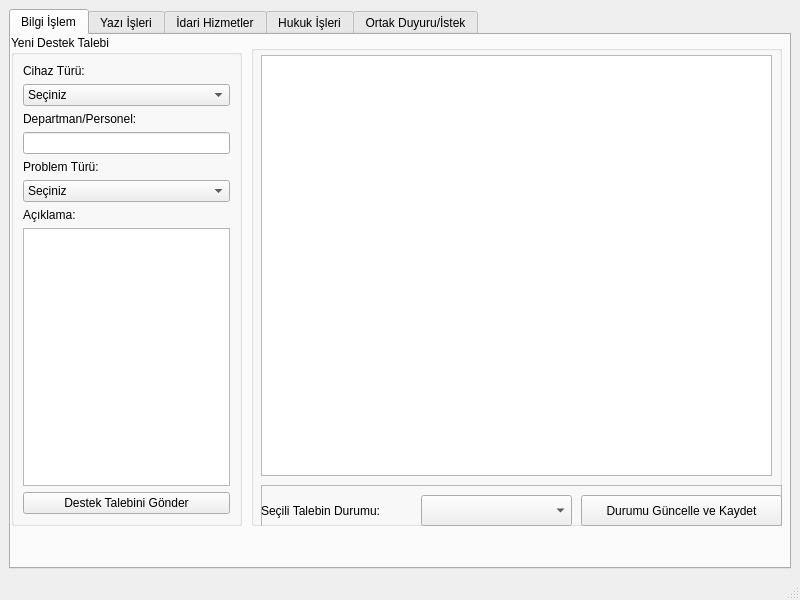
<?xml version="1.0" encoding="UTF-8"?>
<ui version="4.0">
 <class>MainWindow</class>
 <widget class="QMainWindow" name="MainWindow">
  <property name="geometry">
   <rect>
    <x>0</x>
    <y>0</y>
    <width>800</width>
    <height>600</height>
   </rect>
  </property>
  <property name="windowTitle">
   <string>MainWindow</string>
  </property>
  <widget class="QWidget" name="centralwidget">
   <layout class="QGridLayout" name="gridLayout">
    <item row="0" column="1">
     <widget class="QTabWidget" name="tabWidget">
      <property name="currentIndex">
       <number>0</number>
      </property>
      <widget class="QWidget" name="tab">
       <attribute name="title">
        <string>Bilgi İşlem</string>
       </attribute>
       <widget class="QGroupBox" name="groupBox">
        <property name="geometry">
         <rect>
          <x>0</x>
          <y>0</y>
          <width>231</width>
          <height>491</height>
         </rect>
        </property>
        <property name="title">
         <string>Yeni Destek Talebi</string>
        </property>
        <layout class="QVBoxLayout" name="verticalLayout">
         <item>
          <widget class="QLabel" name="label">
           <property name="text">
            <string>Cihaz Türü:</string>
           </property>
          </widget>
         </item>
         <item>
          <widget class="QComboBox" name="comboBox">
           <item>
            <property name="text">
             <string>Seçiniz</string>
            </property>
           </item>
           <item>
            <property name="text">
             <string>Masaüstü Bilgisayar </string>
            </property>
           </item>
           <item>
            <property name="text">
             <string>Dizüstü Bilgisayar </string>
            </property>
           </item>
           <item>
            <property name="text">
             <string>Yazıcı/Tarayıcı</string>
            </property>
           </item>
           <item>
            <property name="text">
             <string>Ağ/İnternet</string>
            </property>
           </item>
           <item>
            <property name="text">
             <string>Diğer</string>
            </property>
           </item>
          </widget>
         </item>
         <item>
          <widget class="QLabel" name="label_2">
           <property name="text">
            <string>Departman/Personel:</string>
           </property>
          </widget>
         </item>
         <item>
          <widget class="QLineEdit" name="lineEdit"/>
         </item>
         <item>
          <widget class="QLabel" name="label_3">
           <property name="text">
            <string>Problem Türü:</string>
           </property>
          </widget>
         </item>
         <item>
          <widget class="QComboBox" name="comboBox_2">
           <item>
            <property name="text">
             <string>Seçiniz</string>
            </property>
           </item>
           <item>
            <property name="text">
             <string>Yazılımsal Hata </string>
            </property>
           </item>
           <item>
            <property name="text">
             <string>Donanım Arızası</string>
            </property>
           </item>
           <item>
            <property name="text">
             <string>Bağlantı Sorunu </string>
            </property>
           </item>
           <item>
            <property name="text">
             <string>Kurulum Talebi</string>
            </property>
           </item>
           <item>
            <property name="text">
             <string>Diğer</string>
            </property>
           </item>
          </widget>
         </item>
         <item>
          <widget class="QLabel" name="label_4">
           <property name="text">
            <string>Açıklama:</string>
           </property>
          </widget>
         </item>
         <item>
          <widget class="QTextEdit" name="textEdit"/>
         </item>
         <item>
          <widget class="QPushButton" name="pushButton">
           <property name="text">
            <string>Destek Talebini Gönder</string>
           </property>
          </widget>
         </item>
        </layout>
       </widget>
       <widget class="QGroupBox" name="groupBox_2">
        <property name="geometry">
         <rect>
          <x>240</x>
          <y>10</y>
          <width>531</width>
          <height>481</height>
         </rect>
        </property>
        <property name="sizePolicy">
         <sizepolicy hsizetype="Expanding" vsizetype="Expanding">
          <horstretch>0</horstretch>
          <verstretch>0</verstretch>
         </sizepolicy>
        </property>
        <property name="title">
         <string/>
        </property>
        <widget class="QFrame" name="frame">
         <property name="geometry">
          <rect>
           <x>10</x>
           <y>440</y>
           <width>521</width>
           <height>51</height>
          </rect>
         </property>
         <property name="sizePolicy">
          <sizepolicy hsizetype="Expanding" vsizetype="Preferred">
           <horstretch>0</horstretch>
           <verstretch>0</verstretch>
          </sizepolicy>
         </property>
         <property name="frameShape">
          <enum>QFrame::Shape::StyledPanel</enum>
         </property>
         <property name="frameShadow">
          <enum>QFrame::Shadow::Raised</enum>
         </property>
         <widget class="QLabel" name="label_5">
          <property name="geometry">
           <rect>
            <x>0</x>
            <y>10</y>
            <width>151</width>
            <height>31</height>
           </rect>
          </property>
          <property name="text">
           <string>Seçili Talebin Durumu:</string>
          </property>
         </widget>
         <widget class="QComboBox" name="comboBox_3">
          <property name="geometry">
           <rect>
            <x>160</x>
            <y>10</y>
            <width>151</width>
            <height>31</height>
           </rect>
          </property>
         </widget>
         <widget class="QPushButton" name="pushButton_2">
          <property name="geometry">
           <rect>
            <x>320</x>
            <y>10</y>
            <width>201</width>
            <height>31</height>
           </rect>
          </property>
          <property name="text">
           <string>Durumu Güncelle ve Kaydet</string>
          </property>
         </widget>
        </widget>
        <widget class="QTableWidget" name="tableWidget">
         <property name="geometry">
          <rect>
           <x>10</x>
           <y>10</y>
           <width>511</width>
           <height>421</height>
          </rect>
         </property>
        </widget>
       </widget>
      </widget>
      <widget class="QWidget" name="tab_2">
       <attribute name="title">
        <string>Yazı İşleri</string>
       </attribute>
       <widget class="QGroupBox" name="groupBox_3">
        <property name="geometry">
         <rect>
          <x>0</x>
          <y>0</y>
          <width>231</width>
          <height>491</height>
         </rect>
        </property>
        <property name="title">
         <string>Yeni Destek Talebi</string>
        </property>
        <layout class="QVBoxLayout" name="verticalLayout_2">
         <item>
          <widget class="QLabel" name="label_6">
           <property name="text">
            <string>Konu:</string>
           </property>
          </widget>
         </item>
         <item>
          <widget class="QComboBox" name="comboBox_4">
           <item>
            <property name="text">
             <string>Seçiniz</string>
            </property>
           </item>
           <item>
            <property name="text">
             <string>Gelen/Giden Evrak Kaydı</string>
            </property>
           </item>
           <item>
            <property name="text">
             <string>Arşiv/Dosyalama Talebi</string>
            </property>
           </item>
           <item>
            <property name="text">
             <string>Resmi Yazışma İşlemleri</string>
            </property>
           </item>
           <item>
            <property name="text">
             <string>Tebligat/Posta İşlemleri</string>
            </property>
           </item>
           <item>
            <property name="text">
             <string>Diğer</string>
            </property>
           </item>
          </widget>
         </item>
         <item>
          <widget class="QLabel" name="label_7">
           <property name="text">
            <string>Departman/Personel:</string>
           </property>
          </widget>
         </item>
         <item>
          <widget class="QLineEdit" name="lineEdit_2"/>
         </item>
         <item>
          <widget class="QLabel" name="label_9">
           <property name="text">
            <string>Açıklama:</string>
           </property>
          </widget>
         </item>
         <item>
          <widget class="QTextEdit" name="textEdit_2"/>
         </item>
         <item>
          <widget class="QPushButton" name="pushButton_3">
           <property name="text">
            <string>Destek Talebini Gönder</string>
           </property>
          </widget>
         </item>
        </layout>
       </widget>
       <widget class="QGroupBox" name="groupBox_6">
        <property name="geometry">
         <rect>
          <x>240</x>
          <y>10</y>
          <width>531</width>
          <height>481</height>
         </rect>
        </property>
        <property name="sizePolicy">
         <sizepolicy hsizetype="Expanding" vsizetype="Expanding">
          <horstretch>0</horstretch>
          <verstretch>0</verstretch>
         </sizepolicy>
        </property>
        <property name="title">
         <string/>
        </property>
        <widget class="QFrame" name="frame_2">
         <property name="geometry">
          <rect>
           <x>10</x>
           <y>440</y>
           <width>521</width>
           <height>51</height>
          </rect>
         </property>
         <property name="sizePolicy">
          <sizepolicy hsizetype="Expanding" vsizetype="Preferred">
           <horstretch>0</horstretch>
           <verstretch>0</verstretch>
          </sizepolicy>
         </property>
         <property name="frameShape">
          <enum>QFrame::Shape::StyledPanel</enum>
         </property>
         <property name="frameShadow">
          <enum>QFrame::Shadow::Raised</enum>
         </property>
         <widget class="QLabel" name="label_15">
          <property name="geometry">
           <rect>
            <x>0</x>
            <y>10</y>
            <width>151</width>
            <height>31</height>
           </rect>
          </property>
          <property name="text">
           <string>Seçili Talebin Durumu:</string>
          </property>
         </widget>
         <widget class="QComboBox" name="comboBox_7">
          <property name="geometry">
           <rect>
            <x>160</x>
            <y>10</y>
            <width>151</width>
            <height>31</height>
           </rect>
          </property>
         </widget>
         <widget class="QPushButton" name="pushButton_6">
          <property name="geometry">
           <rect>
            <x>320</x>
            <y>10</y>
            <width>201</width>
            <height>31</height>
           </rect>
          </property>
          <property name="text">
           <string>Durumu Güncelle ve Kaydet</string>
          </property>
         </widget>
        </widget>
        <widget class="QTableWidget" name="tableWidget_2">
         <property name="geometry">
          <rect>
           <x>10</x>
           <y>10</y>
           <width>511</width>
           <height>421</height>
          </rect>
         </property>
        </widget>
       </widget>
      </widget>
      <widget class="QWidget" name="tab_3">
       <attribute name="title">
        <string>İdari Hizmetler</string>
       </attribute>
       <widget class="QGroupBox" name="groupBox_4">
        <property name="geometry">
         <rect>
          <x>0</x>
          <y>0</y>
          <width>231</width>
          <height>491</height>
         </rect>
        </property>
        <property name="title">
         <string>Yeni Destek Talebi</string>
        </property>
        <layout class="QVBoxLayout" name="verticalLayout_3">
         <item>
          <widget class="QLabel" name="label_8">
           <property name="text">
            <string>Konu:</string>
           </property>
          </widget>
         </item>
         <item>
          <widget class="QComboBox" name="comboBox_5">
           <item>
            <property name="text">
             <string>Seçiniz</string>
            </property>
           </item>
           <item>
            <property name="text">
             <string>Teknik Bakım/Onarım</string>
            </property>
           </item>
           <item>
            <property name="text">
             <string>Sarf Malzeme/Kırtasiye Talebi</string>
            </property>
           </item>
           <item>
            <property name="text">
             <string>Temizlik /Hijyen Talepleri</string>
            </property>
           </item>
           <item>
            <property name="text">
             <string>Demirbaş/Ofis Mobilyası Talebi</string>
            </property>
           </item>
           <item>
            <property name="text">
             <string>Lojistik/Taşıma İşlemleri</string>
            </property>
           </item>
           <item>
            <property name="text">
             <string>Yemekhane/ Kafeterya Hizmetleri</string>
            </property>
           </item>
           <item>
            <property name="text">
             <string>Resmi Araç/Şoför Talebi</string>
            </property>
           </item>
           <item>
            <property name="text">
             <string>Güvenlik/Kartlı Geçiş Sistemleri</string>
            </property>
           </item>
           <item>
            <property name="text">
             <string>Toplantı/Konferans Salonu Rezervasyonu</string>
            </property>
           </item>
           <item>
            <property name="text">
             <string>Diğer</string>
            </property>
           </item>
          </widget>
         </item>
         <item>
          <widget class="QLabel" name="label_10">
           <property name="text">
            <string>Departman/Personel:</string>
           </property>
          </widget>
         </item>
         <item>
          <widget class="QLineEdit" name="lineEdit_3"/>
         </item>
         <item>
          <widget class="QLabel" name="label_11">
           <property name="text">
            <string>Açıklama:</string>
           </property>
          </widget>
         </item>
         <item>
          <widget class="QTextEdit" name="textEdit_3"/>
         </item>
         <item>
          <widget class="QPushButton" name="pushButton_4">
           <property name="text">
            <string>Destek Talebini Gönder</string>
           </property>
          </widget>
         </item>
        </layout>
       </widget>
       <widget class="QGroupBox" name="groupBox_7">
        <property name="geometry">
         <rect>
          <x>240</x>
          <y>10</y>
          <width>531</width>
          <height>481</height>
         </rect>
        </property>
        <property name="sizePolicy">
         <sizepolicy hsizetype="Expanding" vsizetype="Expanding">
          <horstretch>0</horstretch>
          <verstretch>0</verstretch>
         </sizepolicy>
        </property>
        <property name="title">
         <string/>
        </property>
        <widget class="QFrame" name="frame_3">
         <property name="geometry">
          <rect>
           <x>10</x>
           <y>440</y>
           <width>521</width>
           <height>51</height>
          </rect>
         </property>
         <property name="sizePolicy">
          <sizepolicy hsizetype="Expanding" vsizetype="Preferred">
           <horstretch>0</horstretch>
           <verstretch>0</verstretch>
          </sizepolicy>
         </property>
         <property name="frameShape">
          <enum>QFrame::Shape::StyledPanel</enum>
         </property>
         <property name="frameShadow">
          <enum>QFrame::Shadow::Raised</enum>
         </property>
         <widget class="QLabel" name="label_16">
          <property name="geometry">
           <rect>
            <x>0</x>
            <y>10</y>
            <width>151</width>
            <height>31</height>
           </rect>
          </property>
          <property name="text">
           <string>Seçili Talebin Durumu:</string>
          </property>
         </widget>
         <widget class="QComboBox" name="comboBox_8">
          <property name="geometry">
           <rect>
            <x>160</x>
            <y>10</y>
            <width>151</width>
            <height>31</height>
           </rect>
          </property>
         </widget>
         <widget class="QPushButton" name="pushButton_7">
          <property name="geometry">
           <rect>
            <x>320</x>
            <y>10</y>
            <width>201</width>
            <height>31</height>
           </rect>
          </property>
          <property name="text">
           <string>Durumu Güncelle ve Kaydet</string>
          </property>
         </widget>
        </widget>
        <widget class="QTableWidget" name="tableWidget_3">
         <property name="geometry">
          <rect>
           <x>10</x>
           <y>10</y>
           <width>511</width>
           <height>421</height>
          </rect>
         </property>
        </widget>
       </widget>
      </widget>
      <widget class="QWidget" name="tab_4">
       <attribute name="title">
        <string>Hukuk İşleri</string>
       </attribute>
       <widget class="QGroupBox" name="groupBox_5">
        <property name="geometry">
         <rect>
          <x>0</x>
          <y>0</y>
          <width>231</width>
          <height>491</height>
         </rect>
        </property>
        <property name="title">
         <string>Yeni Destek Talebi</string>
        </property>
        <layout class="QVBoxLayout" name="verticalLayout_4">
         <item>
          <widget class="QLabel" name="label_12">
           <property name="text">
            <string>Konu:</string>
           </property>
          </widget>
         </item>
         <item>
          <widget class="QComboBox" name="comboBox_6">
           <item>
            <property name="text">
             <string>Seçiniz</string>
            </property>
           </item>
           <item>
            <property name="text">
             <string>Hukuki Mütalaa/Görüş Talebi </string>
            </property>
           </item>
           <item>
            <property name="text">
             <string>Dava İtiraz/Savunma  Hazırlığı</string>
            </property>
           </item>
           <item>
            <property name="text">
             <string>Sözleşme /Protokol İncelemesi </string>
            </property>
           </item>
           <item>
            <property name="text">
             <string>İdari Soruşturma/İnceleme</string>
            </property>
           </item>
           <item>
            <property name="text">
             <string>Mevzuat/Yönetmelik Değişikliği</string>
            </property>
           </item>
           <item>
            <property name="text">
             <string>Diğer </string>
            </property>
           </item>
          </widget>
         </item>
         <item>
          <widget class="QLabel" name="label_13">
           <property name="text">
            <string>Departman/Personel:</string>
           </property>
          </widget>
         </item>
         <item>
          <widget class="QLineEdit" name="lineEdit_4"/>
         </item>
         <item>
          <widget class="QLabel" name="label_14">
           <property name="text">
            <string>Açıklama:</string>
           </property>
          </widget>
         </item>
         <item>
          <widget class="QTextEdit" name="textEdit_4"/>
         </item>
         <item>
          <widget class="QPushButton" name="pushButton_5">
           <property name="text">
            <string>Destek Talebini Gönder</string>
           </property>
          </widget>
         </item>
        </layout>
       </widget>
       <widget class="QGroupBox" name="groupBox_8">
        <property name="geometry">
         <rect>
          <x>240</x>
          <y>10</y>
          <width>531</width>
          <height>481</height>
         </rect>
        </property>
        <property name="sizePolicy">
         <sizepolicy hsizetype="Expanding" vsizetype="Expanding">
          <horstretch>0</horstretch>
          <verstretch>0</verstretch>
         </sizepolicy>
        </property>
        <property name="title">
         <string/>
        </property>
        <widget class="QFrame" name="frame_4">
         <property name="geometry">
          <rect>
           <x>10</x>
           <y>440</y>
           <width>521</width>
           <height>51</height>
          </rect>
         </property>
         <property name="sizePolicy">
          <sizepolicy hsizetype="Expanding" vsizetype="Preferred">
           <horstretch>0</horstretch>
           <verstretch>0</verstretch>
          </sizepolicy>
         </property>
         <property name="frameShape">
          <enum>QFrame::Shape::StyledPanel</enum>
         </property>
         <property name="frameShadow">
          <enum>QFrame::Shadow::Raised</enum>
         </property>
         <widget class="QLabel" name="label_17">
          <property name="geometry">
           <rect>
            <x>0</x>
            <y>10</y>
            <width>151</width>
            <height>31</height>
           </rect>
          </property>
          <property name="text">
           <string>Seçili Talebin Durumu:</string>
          </property>
         </widget>
         <widget class="QComboBox" name="comboBox_9">
          <property name="geometry">
           <rect>
            <x>160</x>
            <y>10</y>
            <width>151</width>
            <height>31</height>
           </rect>
          </property>
         </widget>
         <widget class="QPushButton" name="pushButton_8">
          <property name="geometry">
           <rect>
            <x>320</x>
            <y>10</y>
            <width>201</width>
            <height>31</height>
           </rect>
          </property>
          <property name="text">
           <string>Durumu Güncelle ve Kaydet</string>
          </property>
         </widget>
        </widget>
        <widget class="QTableWidget" name="tableWidget_4">
         <property name="geometry">
          <rect>
           <x>10</x>
           <y>10</y>
           <width>511</width>
           <height>421</height>
          </rect>
         </property>
        </widget>
       </widget>
      </widget>
      <widget class="QWidget" name="tab_5">
       <attribute name="title">
        <string>Ortak Duyuru/İstek</string>
       </attribute>
       <widget class="QGroupBox" name="groupBox_9">
        <property name="geometry">
         <rect>
          <x>0</x>
          <y>0</y>
          <width>231</width>
          <height>491</height>
         </rect>
        </property>
        <property name="title">
         <string>Yeni Destek Talebi</string>
        </property>
        <layout class="QVBoxLayout" name="verticalLayout_5">
         <item>
          <widget class="QLabel" name="label_18">
           <property name="text">
            <string>Kime:</string>
           </property>
          </widget>
         </item>
         <item>
          <widget class="QComboBox" name="comboBox_10">
           <item>
            <property name="text">
             <string/>
            </property>
           </item>
           <item>
            <property name="text">
             <string/>
            </property>
           </item>
           <item>
            <property name="text">
             <string/>
            </property>
           </item>
           <item>
            <property name="text">
             <string/>
            </property>
           </item>
           <item>
            <property name="text">
             <string/>
            </property>
           </item>
           <item>
            <property name="text">
             <string/>
            </property>
           </item>
           <item>
            <property name="text">
             <string/>
            </property>
           </item>
          </widget>
         </item>
         <item>
          <widget class="QLabel" name="label_19">
           <property name="text">
            <string>Departman/Personel:</string>
           </property>
          </widget>
         </item>
         <item>
          <widget class="QLineEdit" name="lineEdit_5"/>
         </item>
         <item>
          <widget class="QLabel" name="label_20">
           <property name="text">
            <string>Açıklama:</string>
           </property>
          </widget>
         </item>
         <item>
          <widget class="QTextEdit" name="textEdit_5"/>
         </item>
         <item>
          <widget class="QPushButton" name="pushButton_9">
           <property name="text">
            <string>Destek Talebini Gönder</string>
           </property>
          </widget>
         </item>
        </layout>
       </widget>
       <widget class="QGroupBox" name="groupBox_10">
        <property name="geometry">
         <rect>
          <x>240</x>
          <y>10</y>
          <width>531</width>
          <height>481</height>
         </rect>
        </property>
        <property name="sizePolicy">
         <sizepolicy hsizetype="Expanding" vsizetype="Expanding">
          <horstretch>0</horstretch>
          <verstretch>0</verstretch>
         </sizepolicy>
        </property>
        <property name="title">
         <string/>
        </property>
        <widget class="QFrame" name="frame_5">
         <property name="geometry">
          <rect>
           <x>10</x>
           <y>440</y>
           <width>521</width>
           <height>51</height>
          </rect>
         </property>
         <property name="sizePolicy">
          <sizepolicy hsizetype="Expanding" vsizetype="Preferred">
           <horstretch>0</horstretch>
           <verstretch>0</verstretch>
          </sizepolicy>
         </property>
         <property name="frameShape">
          <enum>QFrame::Shape::StyledPanel</enum>
         </property>
         <property name="frameShadow">
          <enum>QFrame::Shadow::Raised</enum>
         </property>
         <widget class="QLabel" name="label_21">
          <property name="geometry">
           <rect>
            <x>0</x>
            <y>10</y>
            <width>151</width>
            <height>31</height>
           </rect>
          </property>
          <property name="text">
           <string>Seçili Talebin Durumu:</string>
          </property>
         </widget>
         <widget class="QComboBox" name="comboBox_11">
          <property name="geometry">
           <rect>
            <x>160</x>
            <y>10</y>
            <width>151</width>
            <height>31</height>
           </rect>
          </property>
         </widget>
         <widget class="QPushButton" name="pushButton_10">
          <property name="geometry">
           <rect>
            <x>320</x>
            <y>10</y>
            <width>201</width>
            <height>31</height>
           </rect>
          </property>
          <property name="text">
           <string>Durumu Güncelle ve Kaydet</string>
          </property>
         </widget>
        </widget>
        <widget class="QTableWidget" name="tableWidget_5">
         <property name="geometry">
          <rect>
           <x>10</x>
           <y>10</y>
           <width>511</width>
           <height>421</height>
          </rect>
         </property>
        </widget>
       </widget>
      </widget>
     </widget>
    </item>
   </layout>
  </widget>
  <widget class="QMenuBar" name="menubar">
   <property name="geometry">
    <rect>
     <x>0</x>
     <y>0</y>
     <width>800</width>
     <height>26</height>
    </rect>
   </property>
  </widget>
  <widget class="QStatusBar" name="statusbar"/>
 </widget>
 <resources/>
 <connections/>
</ui>
